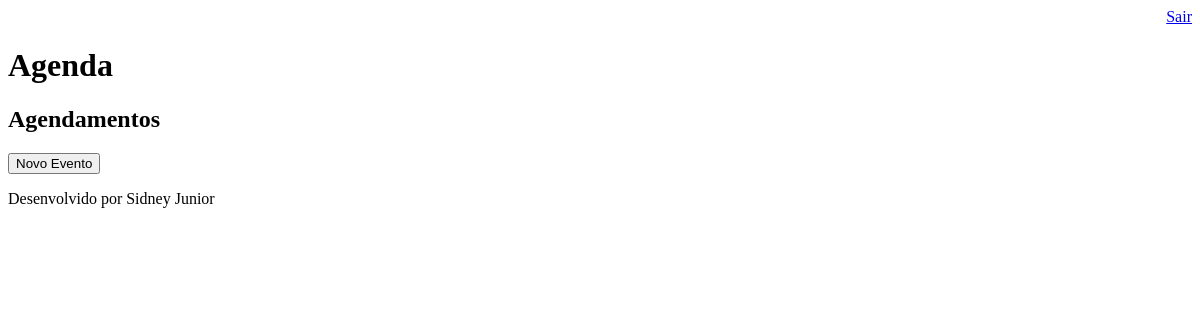
/agenda/ (signed in), run on an earlier commit of the app's database.
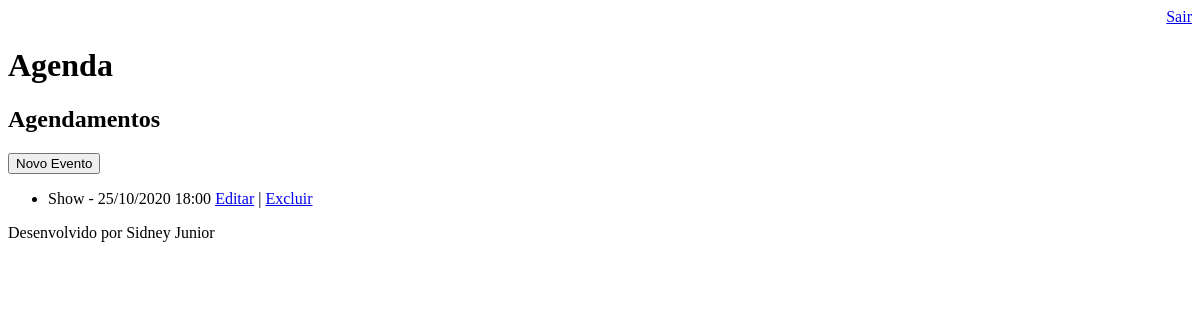
And on a later commit of the database.
### core/models.py (models this page shows, shortened)
class Evento(models.Model):
    titulo = models.CharField(max_length=100)
    descricao = models.TextField(blank=True, null=True)
    data_evento = models.DateTimeField(verbose_name='Data do Evento')
    data_criacao = models.DateTimeField(auto_now=True)
    usuario = models.ForeignKey(User, on_delete=models.CASCADE)
    class Meta:
        db_table = 'evento'
    def get_data_evento(self):
        return self.data_evento.strftime('%d/%m/%Y %H:%M')

### core/views.py (the view)
# urls.py: path('agenda/', views.lista_eventos),
@login_required(login_url='/login/')
def lista_eventos(request):
    usuario = request.user
    data_atual = datetime.now() - timedelta(hours=1)
    evento = Evento.objects.filter(usuario=usuario, data_evento__gt=data_atual)
    dados = {'eventos': evento}
    return render(request, 'agenda.html', dados)

### templates/agenda.html (shortened to what this page needs)
{% extends "model-page.html" %}
{% block content %}
<h2>Agendamentos</h2>
<a href="evento/">
    <button type="button">Novo Evento</button>
</a>
<ul>
    <div style=>
    {% for evento in eventos %}
    <li>{{ evento.titulo }} - {{ evento.get_data_evento }}
        <a href="evento/?id={{ evento.id }}">Editar</a> | <a href="evento/delete/{{ evento.id }}/">Excluir</a></li>
    {% endfor %}
    </div>
</ul>
{% endblock %}

What changed in the data, as far as the page shows it:
added Evento: titulo "Show", get_data_evento "25/10/2020 18:00"
